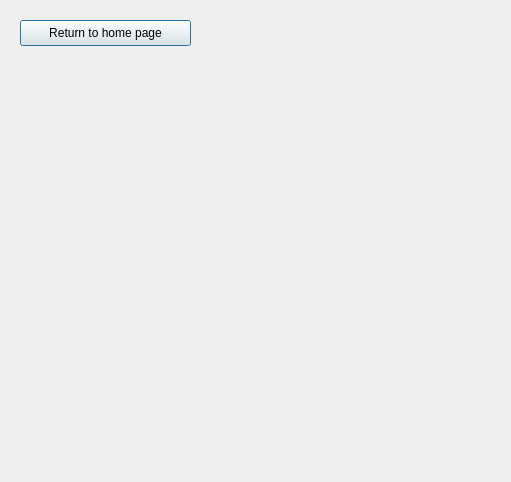
<?xml version="1.0" encoding="UTF-8"?>
<ui version="4.0">
 <class>rentwindow</class>
 <widget class="QDialog" name="rentwindow">
  <property name="geometry">
   <rect>
    <x>0</x>
    <y>0</y>
    <width>511</width>
    <height>482</height>
   </rect>
  </property>
  <property name="windowTitle">
   <string>Rent a Book</string>
  </property>
  <widget class="QPushButton" name="exitButton">
   <property name="geometry">
    <rect>
     <x>20</x>
     <y>20</y>
     <width>171</width>
     <height>26</height>
    </rect>
   </property>
   <property name="text">
    <string>Return to home page</string>
   </property>
  </widget>
 </widget>
 <resources/>
 <connections/>
</ui>
